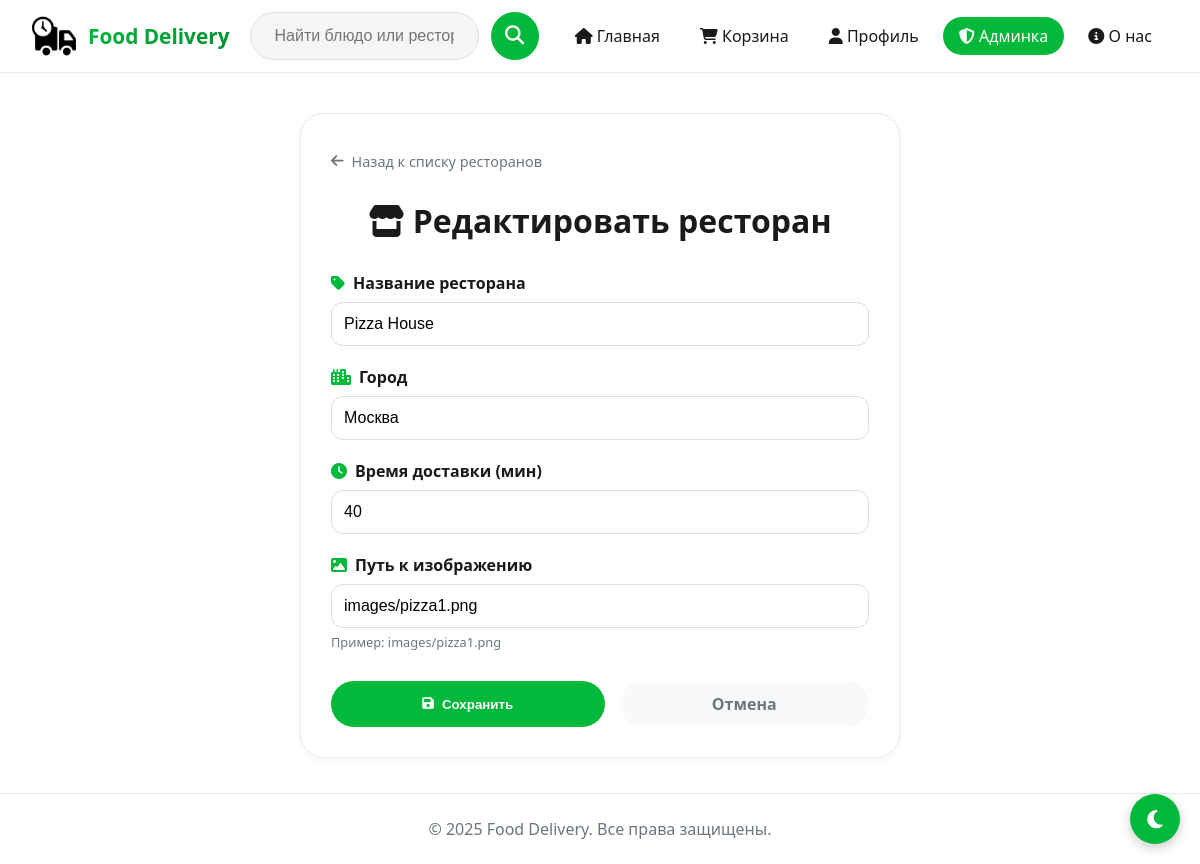
Page /admin/restaurant/edit/1 (signed in) on the committed database.
### models.py (models this page shows)
class Restaurant(db.Model):
    __tablename__ = 'restaurant'
    id = db.Column(db.Integer, primary_key=True)
    name = db.Column(db.String(150), nullable=False, index=True)
    city = db.Column(db.String(100), index=True)
    delivery_time = db.Column(db.Integer, default=30)
    image = db.Column(db.String(200), default='images/default.png')
    menu_items = db.relationship('MenuItem', backref='restaurant', lazy=True, cascade='all, delete-orphan')

### routes.py (the view, shortened to what this page needs)
@main_bp.route('/admin/restaurant/edit/<int:restaurant_id>', methods=['GET', 'POST'])
@login_required
@admin_required
def admin_edit_restaurant(restaurant_id):
    restaurant = Restaurant.query.get_or_404(restaurant_id)
    return render_template('admin/admin_restaurant_form.html', title="Редактировать ресторан", restaurant=restaurant)

### app.py (called while the page is built)
@login_manager.user_loader
def load_user(user_id):
    return User.query.get(int(user_id))

### routes.py (called while the page is built)
def admin_required(f):
    @wraps(f)
    def decorated_function(*args, **kwargs):
        if not current_user.is_authenticated or not current_user.is_admin:
            flash('Доступ запрещен. Требуются права администратора.', 'error')
            return redirect(url_for('main.index'))
        return f(*args, **kwargs)
    return decorated_function

### templates/admin/admin_restaurant_form.html (shortened to what this page needs)
{% extends "base.html" %}
{% block content %}
<div class="admin-form-container">
    <div class="back-link-wrapper">
        <a href="{{ url_for('main.admin_restaurants') }}" class="back-link">
            <i class="fas fa-arrow-left"></i> Назад к списку ресторанов
        </a>
    </div>
    <h1><i class="fas fa-store"></i> {{ title }}</h1>
    <form method="POST" class="admin-form">
        <div class="form-group">
            <label><i class="fas fa-tag"></i> Название ресторана</label>
            <input type="text" name="name" value="{{ restaurant.name if restaurant else '' }}" required>
        </div>
        <div class="form-group">
            <label><i class="fas fa-city"></i> Город</label>
            <input type="text" name="city" value="{{ restaurant.city if restaurant else '' }}" required>
        </div>
        <div class="form-group">
            <label><i class="fas fa-clock"></i> Время доставки (мин)</label>
            <input type="number" name="delivery_time" value="{{ restaurant.delivery_time if restaurant else '30' }}" required>
        </div>
        <div class="form-group">
            <label><i class="fas fa-image"></i> Путь к изображению</label>
            <input type="text" name="image" value="{{ restaurant.image if restaurant else 'images/default.png' }}" placeholder="images/название.png">
            <small>Пример: images/pizza1.png</small>
        </div>
        <div class="form-actions">
            <button type="submit" class="btn-save"><i class="fas fa-save"></i> Сохранить</button>
            <a href="{{ url_for('main.admin_restaurants') }}" class="btn-cancel">Отмена</a>
        </div>
    </form>
</div>
{% endblock %}

### static/style.css (style rules this page uses)
* { margin: 0; padding: 0; box-sizing: border-box; }
body { font-family: -apple-system, BlinkMacSystemFont, 'Segoe UI', Roboto, 'Helvetica Neue', Arial, sans-serif; background-color: #ffffff; color: #1a1a1a; transition: background 0.3s ease, color 0.3s ease; animation: fadeIn 0.6s ease-out; }
header, footer, nav, .restaurant, .promo-card, .menu-item, .cart-item, .cart-total, .form-container, .profile-card, .admin-card, .card, .search-input, .search-autocomplete, .btn, .category-btn, input, textarea, select, button, .empty-cart, .team-card, .about-card { transition: background 0.3s ease, color 0.3s ease, border-color 0.3s ease, box-shadow 0.3s ease; }
.btn, button[type="submit"], .restaurant .btn { background: #00b83a; color: white; border-radius: 40px; padding: 12px 24px; font-weight: 600; border: none; cursor: pointer; text-decoration: none; display: inline-flex; align-items: center; gap: 8px; transition: all 0.2s ease; }

### templates/base.html (style rules this page uses)
body { animation: fadeInPage 0.5s ease-out; background: #ffffff; color: #1a1a1a; transition: background 0.3s ease, color 0.3s ease; }
header, footer, nav, .restaurant, .restaurant-card, .item-card, .promo-card, .profile-card, .cashback-card, .orders-card, .cart-item, .cart-total, .menu-item, .team-card, .about-card, .form-container, .edit-profile-form, .admin-card, .search-input, .search-autocomplete, .btn, .category-btn, .search-btn, input, textarea, select, button { transition: background 0.3s ease, color 0.3s ease, border-color 0.3s ease, box-shadow 0.3s ease !important; }

### templates/admin/admin_restaurant_form.html (style rules this page uses)
.back-link-wrapper { margin-bottom: 20px; }
.back-link { display: inline-flex; align-items: center; gap: 8px; color: #6c757d; text-decoration: none; font-size: 0.9rem; padding: 8px 0; transition: color 0.2s; }
.admin-form-container { max-width: 600px; margin: 40px auto; padding: 30px; background: white; border-radius: 24px; border: 1px solid #eaeaea; box-shadow: 0 2px 8px rgba(0,0,0,0.05); }
.admin-form-container h1 { text-align: center; margin-bottom: 30px; color: #1a1a1a; }
.form-group { margin-bottom: 20px; }
.form-group label { display: flex; align-items: center; gap: 8px; font-weight: 600; margin-bottom: 8px; color: #1a1a1a; }
.form-group label i { color: #00b83a; }
.form-group input { width: 100%; padding: 12px; border: 1px solid #ddd; border-radius: 12px; font-size: 1rem; box-sizing: border-box; background: white; }
.form-group small { display: block; margin-top: 5px; color: #6c757d; font-size: 0.8rem; }
.form-actions { display: flex; gap: 15px; margin-top: 30px; }
.btn-save { flex: 1; padding: 12px; background: #00b83a; color: white; border: none; border-radius: 40px; cursor: pointer; font-weight: 600; display: flex; align-items: center; justify-content: center; gap: 8px; transition: all 0.2s; }
.btn-cancel { flex: 1; padding: 12px; background: #f8f9fa; color: #6c757d; text-align: center; border-radius: 40px; text-decoration: none; font-weight: 600; transition: all 0.2s; }

### rows in the picture
Restaurant: name "Pizza House", city "Москва", delivery_time "40", image "images/pizza1.png"

### other values in the picture
{{ title }} "Редактировать ресторан"
